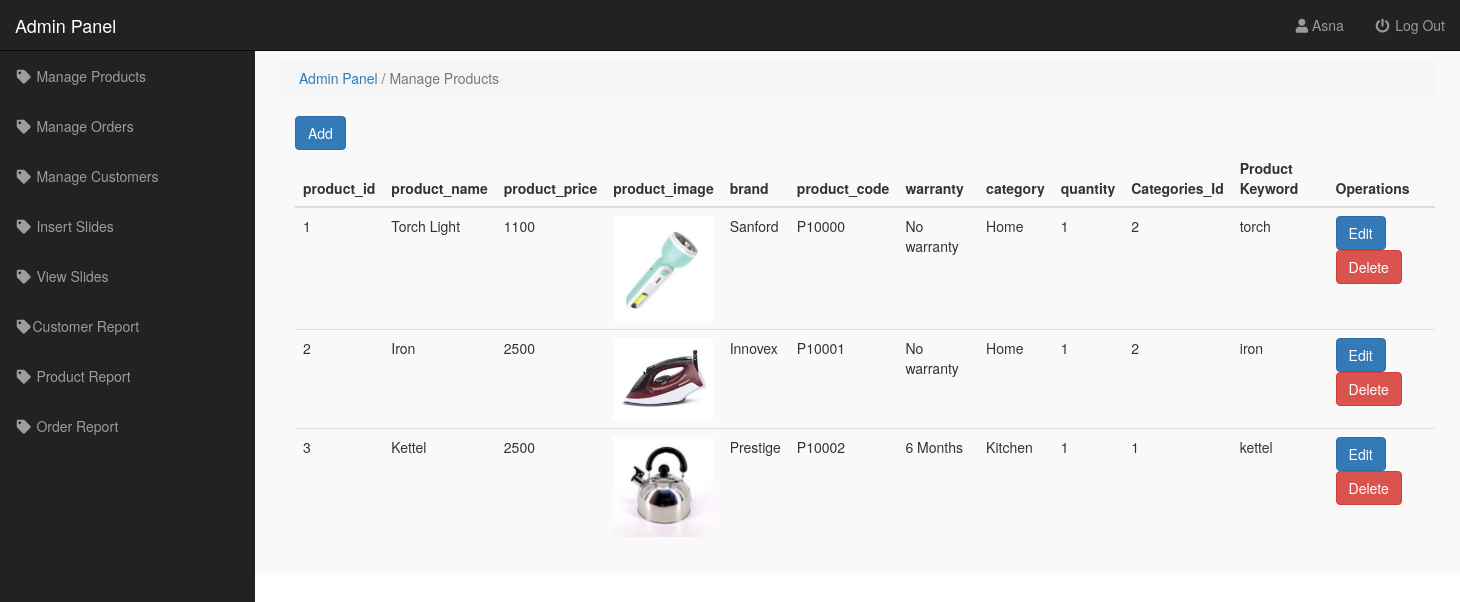
/admin/adminindex.php?manage (signed in), run on the app's committed database.
### tables this page shows
CREATE TABLE IF NOT EXISTS `products` (
  `product_id` int(100) NOT NULL AUTO_INCREMENT,
  `product_name` varchar(100) NOT NULL,
  `product_price` float NOT NULL,
  `product_image` varchar(100) NOT NULL,
  `brand` varchar(100) NOT NULL,
  `product_code` varchar(100) NOT NULL,
  `warranty` varchar(100) NOT NULL,
  `category` varchar(100) NOT NULL,
  `quantity` int(11) NOT NULL,
  `categories_id` int(11) NOT NULL,
  `meta_keyword` varchar(2000) NOT NULL,
  `status` tinyint(4) NOT NULL,
  PRIMARY KEY (`product_id`)
);

### admin/admincrud.php (the view, shortened to what this page needs)
<?php
include("db.php");
?>
<div class="row">
    <div class="col-lg-12">
        <ol class="breadcrumb">
            <li class="active">
                <i class="fa fa-dashboard"></i><a href="adminindex.php?adminpic"> Admin Panel </a> / Manage Products
            </li>
        </ol>
    </div>
</div>
    <div class="container">
        <button class="btn btn-primary my-5"><a href="insert_p.php" style="color:white">Add</a></button>
        <table class="table table-hover">
    <thead>
      <tr>
        <th>product_id</th>
        <th>product_name</th>
        <th>product_price</th>
        <th>product_image</th>
        <th>brand</th>
        <th>product_code</th>
        <th>warranty</th>
        <th>category</th>
        <th>quantity</th>
        <th>Categories_Id</th>
        <th>Product Keyword</th>
        <th>Operations</th>
      </tr>
    </thead>
    <tbody>
    <?php
        $query="SELECT * FROM products";
        $result=mysqli_query($con,$query);
        if($result){
            while($row=mysqli_fetch_assoc($result)){
                $id=$row['product_id'];
                $name=$row['product_name'];
                $price=$row['product_price'];
                $image=$row['product_image'];
                $brand=$row['brand'];
                $code=$row['product_code'];
                $war=$row['warranty'];
                $cat=$row['category'];
                $quant=$row['quantity'];
                $cid=$row['categories_id'];
                $key=$row['meta_keyword'];
               echo'<tr>
               <td>'.$id.'</td>
               <td>'.$name.'</td>
               <td>'.$price.'</td>
               <td><img src=" '.$image.' " width="100px" alt="image"></td>
               <td>'. $brand.'</td>
               <td>'.$code.'</td>
               <td>'.$war.'</td>
               <td>'.$cat.'</td>
               <td>'.$quant.'</td>
               <td>'.$cid.'</td>
               <td>'.$key.'</td>
               <td>
               <button class="btn btn-primary"><a href="update_p.php?updateid='.$id.'" style="color:white">Edit</a></button>
               <button class="btn btn-danger"><a href="delete_p.php?deleteid='.$id.'" style="color:white">Delete</a></button>
           </td>
             </tr>';
            }
        }
    ?>
    </tbody>
  </table>
    </div>

### admin/adminstyle.css (style rules this page uses)
body { margin-top: 100px; }
@media (min-width: 768px) { body { margin-top: 50px; } }

### data on the page
products: product_id "1", product_name "Torch Light", product_price "1100", product_image (picture), brand "Sanford", product_code "P10000", warranty "No warranty", category "Home", quantity "1", categories "2", meta_keyword "torch"
products: product_id "2", product_name "Iron", product_price "2500", product_image (picture), brand "Innovex", product_code "P10001", warranty "No warranty", category "Home", quantity "1", categories "2", meta_keyword "iron"
products: product_id "3", product_name "Kettel", product_price "2500", product_image (picture), brand "Prestige", product_code "P10002", warranty "6 Months", category "Kitchen", quantity "1", categories "1", meta_keyword "kettel"

### other printed values
$_SESSION['admin_name'] "Asna"
